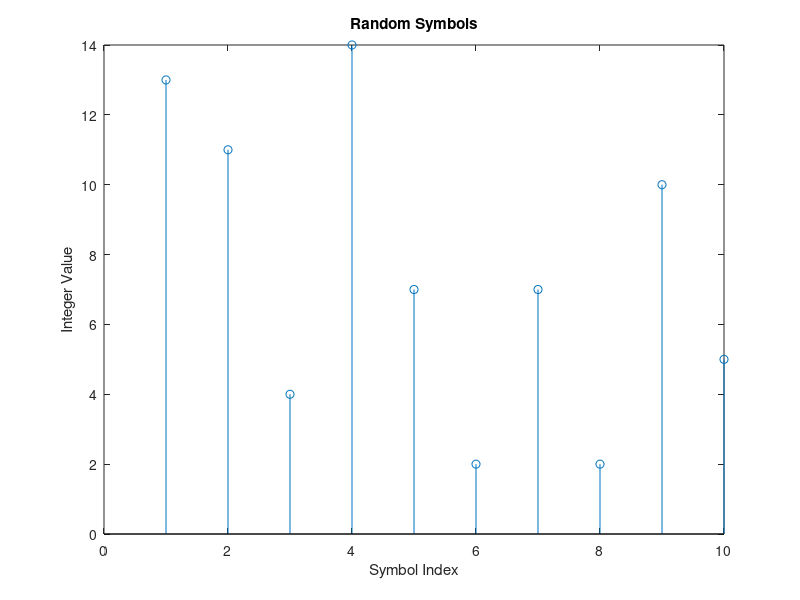

The MATLAB script that drew this image: (Note: this script raises an error after producing the figure.)

%%% Generate a Random Binary Data Stream %%%
M = 16;                     % Size of signal constellation
k = log2(M);                % Number of bits per symbol
n = 30000;                  % Number of bits to process
numSamplesPerSymbol = 1;    % Oversampling factor

rng default                 % Use default random number generator
dataIn = randi([0 1],n,1);  % Generate vector of binary data

%%% Convert the Binary Signal to an Integer-Valued Signal %%%
dataInMatrix = reshape(dataIn,length(dataIn)/k,k);   % Reshape data into binary k-tuples, k = log2(M)
dataSymbolsIn = bi2de(dataInMatrix);                 % Convert to integers

figure; % Create new figure window.
stem(dataSymbolsIn(1:10));
title('Random Symbols');
xlabel('Symbol Index');
ylabel('Integer Value');

%%% Modulate using 16-QAM %%%
dataMod = qammod(dataSymbolsIn,M,0);         % Binary coding, phase offset = 0
dataModG = qammod(dataSymbolsIn,M,0,'gray'); % Gray coding, phase offset = 0

%%% Add White Gaussian Noise %%%
EbNo = 10; % ratio of bit energy to noise power spectral density, Eb/N0, is arbitrarily set to 10 dB
snr = EbNo + 10*log10(k) - 10*log10(numSamplesPerSymbol); % SNR

receivedSignal = awgn(dataMod,snr,'measured');
receivedSignalG = awgn(dataModG,snr,'measured');

%%% Create a Constellation Diagram %%%
sPlotFig = scatterplot(receivedSignal,1,0,'g.');
hold on
scatterplot(dataMod,1,0,'k*',sPlotFig)

%%% Demodulate 16-QAM %%%
dataSymbolsOut = qamdemod(receivedSignal,M);
dataSymbolsOutG = qamdemod(receivedSignalG,M,0,'gray');

%%% Convert the Integer-Valued Signal to a Binary Signal %%%
dataOutMatrix = de2bi(dataSymbolsOut,k);
dataOut = dataOutMatrix(:);                   % Return data in column vector
dataOutMatrixG = de2bi(dataSymbolsOutG,k);
dataOutG = dataOutMatrixG(:);                 % Return data in column vector

%%% Compute the System BER %%%
[numErrors,ber] = biterr(dataIn,dataOut);
fprintf('\nThe binary coding bit error rate = %5.2e, based on %d errors\n', ...
    ber,numErrors)
[numErrorsG,berG] = biterr(dataIn,dataOutG);
fprintf('\nThe Gray coding bit error rate = %5.2e, based on %d errors\n', ...
    berG,numErrorsG)
